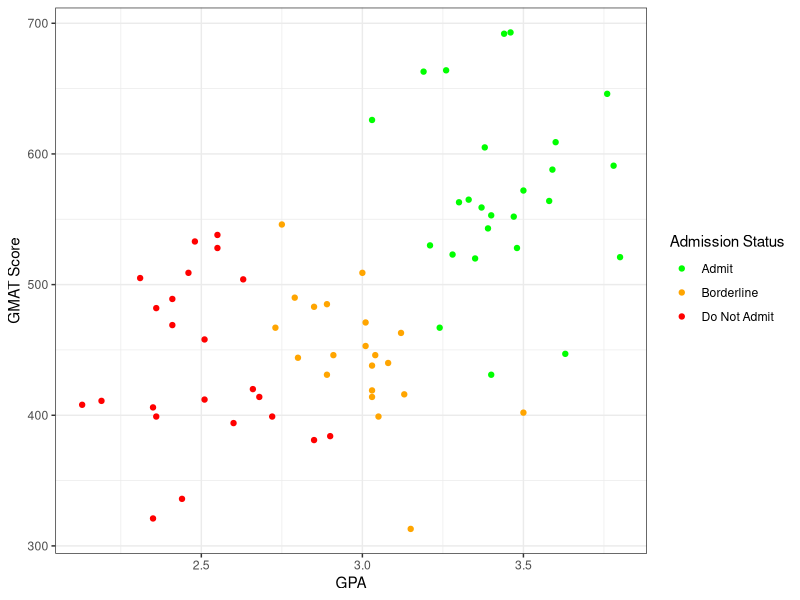
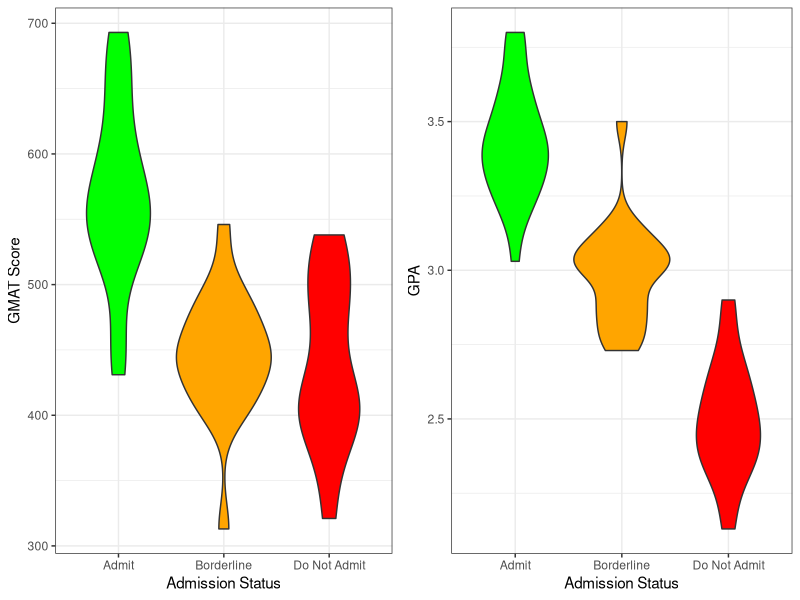
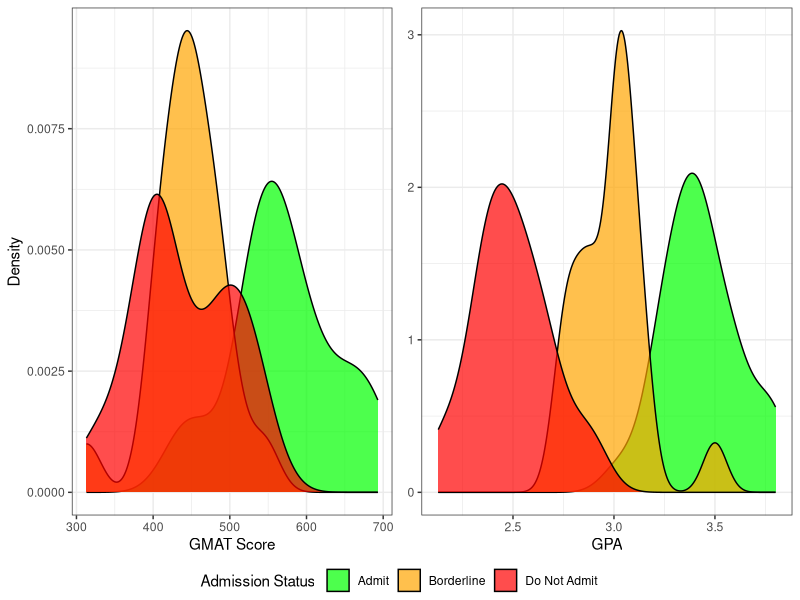

These figures' R source, in order: (Note: this script raises an error after producing the figures.)
## ---- chunk 1
library(MASS) # For LDA and QDA
library(caret) # For Confusion Matrix
library(ggplot2)
library(class)
library(tidyverse)
library(gridExtra)
library(ggpubr) # For plotting histograms with common legend
library(pROC) 
## ---- chunk 2


admission <- read.csv("admission.csv")


str(admission)
admission$De <- as.factor(admission$De)

# Split into training and testing sets
admission_test <- admission %>% 
  group_by(De) %>% 
  slice_head(n=5)

admission_train <- anti_join(admission, admission_test)

summary(admission_train)

# Scatter plot of GMAT vs GPA
ggplot(admission_train, aes(x=GPA, y=GMAT, col=De)) +
  geom_point() + 
  scale_color_manual("Admission Status",values=c("green", 'orange', "red"),
                    labels=c("Admit", "Borderline", "Do Not Admit")) +
  xlab("GPA") +
  ylab("GMAT Score") +
  theme_bw()

# Violin plots: GPA and GMAT vs admission status 
create_violin_plot <- function(data, y_var, y_label=y_var) {
  ggplot(data, aes(x = De, y = .data[[y_var]], fill = De)) +
    geom_violin() +
    scale_fill_manual(values = c("green", "orange", "red")) +
    guides(fill = "none") +
    xlab("Admission Status") +
    ylab(y_label) +
    scale_x_discrete(labels = c("Admit", "Borderline", "Do Not Admit")) +
    theme_bw()
}

gmat_vs_status <- create_violin_plot(admission_train, "GMAT", "GMAT Score")
gpa_vs_status <- create_violin_plot(admission_train, "GPA")
grid.arrange(gmat_vs_status, gpa_vs_status, nrow = 1, ncol = 2)

# Density plots
create_density <- function(data, xvar, xlabel = xvar) {
  p <- ggplot(data, aes(x = .data[[xvar]], fill = De)) +
    geom_density(alpha=0.7) +
    scale_fill_manual(
      name = "Admission Status",
      values = c("green", "orange", "red"), 
      labels = c("Admit", "Borderline", "Do Not Admit")
    ) +
    xlab(xlabel) +
    ylab("Density") +
    theme_bw() 
}

# Only need one y-label and one legend
gpa_density <- create_density(admission_train, "GPA") + theme(axis.title.y=element_blank())
gmat_density <- create_density(admission_train, "GMAT", "GMAT Score")

ggarrange(gmat_density, gpa_density, ncol=2, nrow=1, 
          common.legend = TRUE, legend="bottom")
## ---- chunk 3
# lda with training data
lda.pred_train <- predict(lda.fit, admission_train)
lda.class_train <- lda.pred_train$class

lda.probs_train <- lda.pred_train$posterior # probabilities for each class

# defining admission_train$De as lda.ground_truth_train for clarity
lda.ground_truth_train <- admission_train$De

# Automate extraction of performance metrics and confusion matrix
get_perf_metrics <- function(probs, pred, ground_truth){
  # Use this to get sensitivities and specificities
  cm <- confusionMatrix(data=pred, reference=ground_truth, positive="1")
  sensitivities <- cm$byClass[,"Sensitivity"]
  specificities <- cm$byClass[,"Specificity"]
  overall_accuracy <- cm$overall["Accuracy"]
  overall_error_rate <- 1 - overall_accuracy
  mean_sens <- mean(sensitivities)
  mean_spec <- mean(specificities)
  
  # Calculate the AUC
  auc <- multiclass.roc(ground_truth, probs)$auc
  
  # Put the results into a table
  result_vector <- c(sensitivities, mean_sens, 
                     specificities, mean_spec, 
                     overall_accuracy, overall_error_rate, 
                     auc)
  
  row_names <- c(paste0(names(sensitivities), " Sensitivity"),
                 "Mean Sensitivity",
                 paste0(names(specificities), " Specificity"),
                 "Mean Specificity",
                 "Overall Accuracy", 
                 "Overall Error Rate", 
                 "AUC")
  
  result_df <- data.frame(Metric = row_names, Value = result_vector)
  
  # Return confusion matrix and results table as list
  results <- list(Confusion_Matrix=cm$table, Metrics=result_df)
  return(results)
}

cat("LDA with Training Data: \n\n")

get_perf_metrics(lda.probs_train, lda.class_train, lda.ground_truth_train)
## ---- chunk 4
# lda with test data

lda.fit <- lda(De ~ GPA + GMAT, data = admission_train)
lda.pred_test <- predict(lda.fit, admission_test)
lda.class_test <- lda.pred_test$class

lda.probs_test <- lda.pred_test$posterior # probabilities for each class
# defining admission_test$De as lda.ground_truth_test for clarity
lda.ground_truth_test <- admission_test$De

cat("LDA with Test Data: \n\n")

get_perf_metrics(lda.probs_test, lda.class_test, lda.ground_truth_test)
## ---- chunk 5
# qda with training data
qda.pred_train <- predict(qda.fit, admission_train)
qda.class_train <- qda.pred_train$class

qda.probs_train <- qda.pred_train$posterior # probabilities for each class

# defining admission_train$De as qda.ground_truth_train for clarity
qda.ground_truth_train <- admission_train$De


cat("QDA with Training Data: \n\n")

get_perf_metrics(qda.probs_train, qda.class_train, qda.ground_truth_train)
## ---- chunk 6
# qda with test data
qda.fit <- qda(De ~ GPA + GMAT, data = admission_train)
qda.pred_test <- predict(qda.fit, admission_test)
qda.class_test <- qda.pred_test$class

qda.probs_test <- qda.pred_test$posterior # probabilities for each class
# defining admission_test$De as qda.ground_truth_test for clarity
qda.ground_truth_test <- admission_test$De


cat("QDA with Test Data: \n\n")

get_perf_metrics(qda.probs_test, qda.class_test, qda.ground_truth_test)
## ---- chunk 7
#b)


##### plot LDA desicion boundary line
GPA_range <- seq(min(admission_train$GPA) - 1, max(admission_train$GPA) + 1, length.out = 500)
GMAT_range <- seq(min(admission_train$GMAT) - 1, max(admission_train$GMAT) + 1, length.out = 500)
grid <- expand.grid(GPA = GPA_range, GMAT = GMAT_range)

# Predict the class probabilities for the grid points
grid$De <- predict(lda.fit, newdata = grid)$class

# Create numeric labels for the class (1 = admit, 2 = notadmit, 3 = border)
grid$De_num <- as.numeric(factor(grid$De, levels = c("admit", "notadmit", "border")))


#LDA desicion boundary line on training data
lda_plot_train <- ggplot(data = admission_train, aes(x = GPA, y = GMAT, 
                                                     color = De)) +
  geom_point() +
  # geom_raster for smooth background # alpha = 0.1 for transparent background
  geom_raster(data = grid, aes(x = GPA, y = GMAT, fill = De), alpha = 0.1) +  
  # Point colors
  scale_color_manual("Admission Status", 
                     values = c("admit" = "green",
                                "notadmit" = "red", "border" = "orange"),
                     labels = c("admit" = "Admit","border" = "Borderline",
                                "notadmit" = "Do Not Admit")) +
  # Background colors
  scale_fill_manual("Classification",
                    values = c("admit" = "green",
                               "notadmit" = "red", "border" = "orange"), 
                    labels = c("admit" = "Admit", "border" = "Borderline",
                               "notadmit" = "Do Not Admit")) +
  theme_minimal() +
  # Remove grid lines
  theme(panel.grid = element_blank(), 
        # Center the title
        plot.title = element_text(hjust = 0.5)) +  
  # Title and Axes
  labs(title = "LDA Decision Boundary Lines on Training Data") +
  # Add decision boundary lines
  geom_contour(data = grid, aes(x = GPA, y = GMAT, z = De_num), 
               color = "black", size = 0.2)
  

#LDA desicion boundary line on test data
lda_plot_test <- ggplot(data = admission_test, aes(x = GPA, y = GMAT, 
                                                   color = De)) +
  geom_point() +
  # geom_raster for smooth background # alpha = 0.1 for transparent background
  geom_raster(data = grid, aes(x = GPA, y = GMAT, fill = De), alpha = 0.1) +  
  # Point colors
  scale_color_manual("Admission Status", 
                     values = c("admit" = "green",
                                "notadmit" = "red", "border" = "orange"),
                     labels = c("admit" = "Admit", "border" = "Borderline",
                                "notadmit" = "Do Not Admit")) +
  # Background colors
  scale_fill_manual("Classification",
                    values = c("admit" = "green",
                               "notadmit" = "red", "border" = "orange"), 
                    labels = c("admit" = "Admit", "border" = "Borderline",
                               "notadmit" = "Do Not Admit")) +
  theme_minimal() +
  # Remove grid lines
  theme(panel.grid = element_blank(), 
        # Center the title
        plot.title = element_text(hjust = 0.5)) +  
  # Title and Axes
  labs(title = "LDA Decision Boundary Lines on Test Data") +
  # Add decision boundary lines
  geom_contour(data = grid, aes(x = GPA, y = GMAT, z = De_num), 
               color = "black", size = 0.2)


lda_plot_train
lda_plot_test




#c)


##### plot QDA desicion boundary line
grid2 <- expand.grid(GPA = GPA_range, GMAT = GMAT_range)

# Predict the class probabilities for the grid points
grid2$De <- predict(qda.fit, newdata = grid2)$class

# Create numeric labels for the class (1 = admit, 2 = notadmit, 3 = border)
grid2$De_num <- as.numeric(factor(grid2$De, levels = c("admit", "notadmit", "border")))


# QDA desicion boundary line on training data
qda_plot_train <- ggplot(data = admission_train, aes(x = GPA, y = GMAT,
                                                     color = De)) +
  geom_point() +
  # geom_raster for smooth background # alpha = 0.1 for transparent background
  geom_raster(data = grid2, aes(x = GPA, y = GMAT, fill = De), alpha = 0.1) +  
  # Point colors
  scale_color_manual("Admission Status", 
                     values = c("admit" = "green",
                                "notadmit" = "red", "border" = "orange"),
                     labels = c("admit" = "Admit", "border" = "Borderline",
                                "notadmit" = "Do Not Admit")) +
  # Background colors
  scale_fill_manual("Classification",
                    values = c("admit" = "green",
                               "notadmit" = "red", "border" = "orange"), 
                    labels = c("admit" = "Admit", "border" = "Borderline",
                               "notadmit" = "Do Not Admit")) +
  theme_minimal() +
  # Remove grid lines
  theme(panel.grid = element_blank(), 
        # Center the title
        plot.title = element_text(hjust = 0.5)) +  
  # Title and Axes
  labs(title = "QDA Decision Boundary Lines on Training Data") +
  # Add decision boundary lines
  geom_contour(data = grid2, aes(x = GPA, y = GMAT, z = De_num), 
               color = "black", size = 0.2)


# QDA desicion boundary line on test data
qda_plot_test <- ggplot(data = admission_test, aes(x = GPA, y = GMAT,
                                                   color = De)) +
  geom_point() +
  # geom_raster for smooth background # alpha = 0.1 for transparent background
  geom_raster(data = grid2, aes(x = GPA, y = GMAT, fill = De), alpha = 0.1) +  
  # Point colors
  scale_color_manual("Admission Status", 
                     values = c("admit" = "green",
                                "notadmit" = "red", "border" = "orange"),
                     labels = c("admit" = "Admit", "border" = "Borderline",
                                "notadmit" = "Do Not Admit")) +
  # Background colors
  scale_fill_manual("Classification",
                    values = c("admit" = "green",
                               "notadmit" = "red", "border" = "orange"), 
                    labels = c("admit" = "Admit", "border" = "Borderline",
                               "notadmit" = "Do Not Admit")) +
  theme_minimal() +
  # Remove grid lines
  theme(panel.grid = element_blank(), 
        # Center the title
        plot.title = element_text(hjust = 0.5)) +
  # Title and Axes
  labs(title = "QDA Decision Boundary Lines on Test Data") +
  # Add decision boundary lines
  geom_contour(data = grid2, aes(x = GPA, y = GMAT, z = De_num), 
               color = "black", size = 0.2)


qda_plot_train
qda_plot_test



## ---- chunk 8
set.seed(70)

admission <- read.csv("admission.csv")
admission$De <- as.factor(admission$De)

admission_train <- anti_join(admission, admission_test)

train_X <- as.matrix(admission_train[, c('GPA', 'GMAT')])
train_X <- scale(train_X)
train_Y <- admission_train$De

test_X <- as.matrix(admission_test[, c('GPA', 'GMAT')])
test_X <- scale(test_X)
test_Y <- admission_test$De

# Calculates error and predictions (can use on either train
# or test data, in case we want to plot train and test error rates together)
calc_knn_error <- function(num_neighbors, train_obs, test_obs, train_labels, 
                           test_labels){
  knn_model <- knn3(train_obs, train_labels, k = num_neighbors)
  knn_pred <- predict(knn_model, test_obs, type = "class")  
  err <- 1 - mean(test_labels == knn_pred)
  return(err)
}

test_error_rates <- numeric(nrow(admission_train))
for (i in 1:nrow(admission_train)) {
  test_error_rates[i] <- calc_knn_error(num_neighbors=i, train_obs = train_X, 
                           test_obs=test_X, train_labels=train_Y, 
                           test_labels=test_Y)
}

plot(test_error_rates)
optimal_k <- which.min(test_error_rates)

# Train k-NN model with optimal k
knn_model <- knn3(train_X, train_Y, k = optimal_k)

# Get predicted class probabilities
knn_train_probs <- predict(knn_model, train_X, type = "prob")
knn_test_probs <- predict(knn_model, test_X, type = "prob")

# Get predicted class labels
knn_train_out <- predict(knn_model, train_X, type = "class")
knn_test_out <- predict(knn_model, test_X, type = "class")

# Train Performance Metrics 
train_metrics <- get_perf_metrics(knn_train_probs, knn_train_out, train_Y)
train_metrics

# Test Performance Metrics
test_metrics <- get_perf_metrics(knn_test_probs, knn_test_out, test_Y)
test_metrics


combined <- train_metrics$Metrics %>% inner_join(test_metrics$Metric, by = "Metric") %>%
  rename("Train" = Value.x, "Test" = Value.y) 
View(combined)


## ---- chunk 9
View(admission)
## ---- chunk 10


gpa_mean <- mean(admission$GPA)
gpa_sd   <- sd(admission$GPA)
gmat_mean <- mean(admission$GMAT)
gmat_sd   <- sd(admission$GMAT)

admission_scaled <- admission
admission_scaled$GPA  <- (admission$GPA - gpa_mean) / gpa_sd
admission_scaled$GMAT <- (admission$GMAT - gmat_mean) / gmat_sd

x1_range <- seq(min(admission$GPA) - 1, max(admission$GPA) + 1, length.out = 200)
x2_range <- seq(min(admission$GMAT) - 1, max(admission$GMAT) + 1, length.out = 200)
x1_range_scaled <- (x1_range - gpa_mean) / gpa_sd
x2_range_scaled <- (x2_range - gmat_mean) / gmat_sd
grid <- expand.grid(x.1 = x1_range_scaled, x.2 = x2_range_scaled)


library(class)
grid_pred <- knn(train = admission_scaled[, c("GPA", "GMAT")],
                 test  = grid,
                 cl    = admission_scaled$De,
                 k     = 3)
grid$pred <- grid_pred

library(ggplot2)
ggplot() +
  geom_point(data = grid, aes(x = x.1, y = x.2, color = pred), alpha = 0.1, size = 0.5) +
  geom_point(data = admission_scaled, aes(x = GPA, y = GMAT, color = De), alpha = 0.4) +
  labs(title = "Decision Boundary for K = 3 (Scaled Values)",
       x = "GPA (scaled)", y = "GMAT (scaled)")

## ---- chunk 11
# Decision Boundaries
grid_width <- 200
x1_grid <- seq(min(train_X[, 1]) - 0.5, max(train_X[, 1]) + 0.5, l=grid_width)
x2_grid <- seq(min(train_X[, 2]) - 0.5, max(train_X[, 2]) + 0.5, l=grid_width)
grid <- expand.grid(x1=x1_grid, x2=x2_grid)

grid$pred <- predict(knn_model, grid, type='class')

# For train set 
ggplot() + 
  geom_raster(data=grid, aes(x=x1, y=x2, fill=pred), alpha=0.1) +
  geom_point(data=train_X, aes(x=GPA, y=GMAT, color=train_Y), alpha=1) +
  scale_color_manual("Admission Status", 
                     values = c("notadmit" = "red", "border" = "orange", 
                                "admit" = "green"), 
                     labels = c("admit" = "Admit", "border" = "Borderline",
                                "notadmit" = "Do Not Admit")) +
  scale_fill_manual("Classification", 
                    values = c("notadmit" = "red", "border" = "orange", 
                               "admit" = "green"), 
                    labels = c("admit" = "Admit", "border" = "Borderline",
                               "notadmit" = "Do Not Admit")) +
  scale_x_continuous(expand=c(0, 0)) +
  scale_y_continuous(expand=c(0, 0)) +
  labs(x = "Standardized GPA", y = "Standardized GMAT") +
  theme_bw() +
  theme(panel.grid = element_blank()) 


# For test set 
ggplot() + 
  geom_raster(data=grid, aes(x=x1, y=x2, fill=pred), alpha=0.1) +
  geom_point(data=test_X, aes(x=GPA, y=GMAT, color=test_Y), alpha=1) +
  scale_color_manual("Admission Status", 
                     values = c("notadmit" = "red", "border" = "orange", 
                                "admit" = "green"), 
                     labels = c("admit" = "Admit", "border" = "Borderline",
                                "notadmit" = "Do Not Admit")) +
  scale_fill_manual("Classification", 
                    values = c("notadmit" = "red", "border" = "orange", 
                               "admit" = "green"), 
                    labels = c("admit" = "Admit", "border" = "Borderline",
                               "notadmit" = "Do Not Admit")) +
  scale_x_continuous(expand=c(0, 0)) +
  scale_y_continuous(expand=c(0, 0)) +
  labs(x = "Standardized GPA", y = "Standardized GMAT") +
  theme_bw() +
  theme(panel.grid = element_blank()) 
